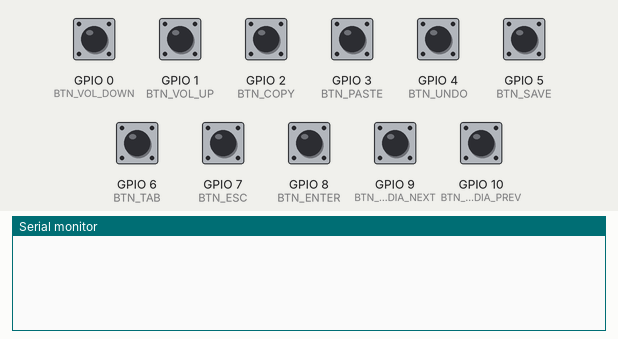
Bench run of a sketch on a simulated ESP32-C3. On the bench: the last lines printed to the serial monitor. Inputs (shaded band) come from the test bench; at power-on: GPIO 0 (BTN_VOL_DOWN), GPIO 1 (BTN_VOL_UP), GPIO 2 (BTN_COPY), GPIO 3 (BTN_PASTE), GPIO 4 (BTN_UNDO), GPIO 5 (BTN_SAVE), GPIO 6 (BTN_TAB), GPIO 7 (BTN_ESC), GPIO 8 (BTN_ENTER), GPIO 9 (BTN_MEDIA_NEXT), GPIO 10 (BTN_MEDIA_PREV) HIGH. USB keyboard and mouse output is not drawn.

Above: at 1.2 s.
1.3 s: GPIO 0 (BTN_VOL_DOWN) pulled LOW for 0.15 s
At 2.5 s:
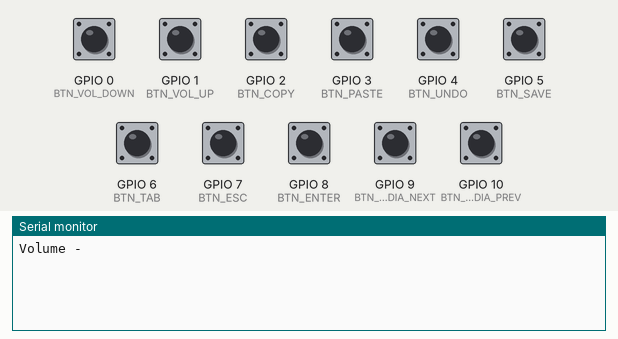
2.9 s: GPIO 2 (BTN_COPY) pulled LOW for 0.15 s
At 3.9 s:
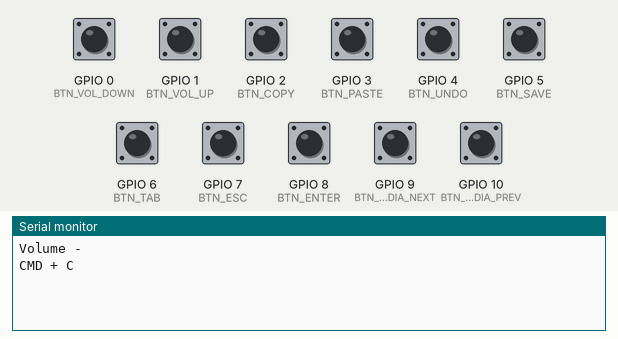
4.5 s: GPIO 3 (BTN_PASTE) pulled LOW for 0.15 s
At 5.2 s:
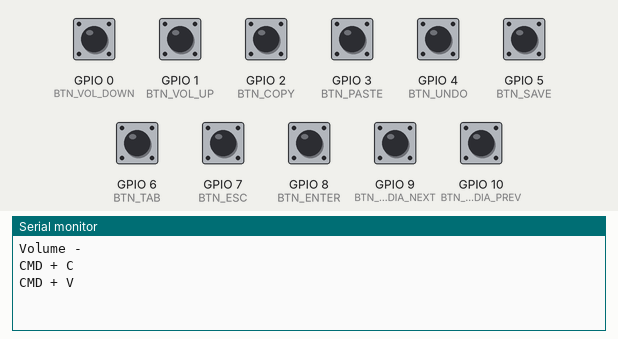
6.1 s: GPIO 4 (BTN_UNDO) pulled LOW for 0.15 s
At 6.4 s:
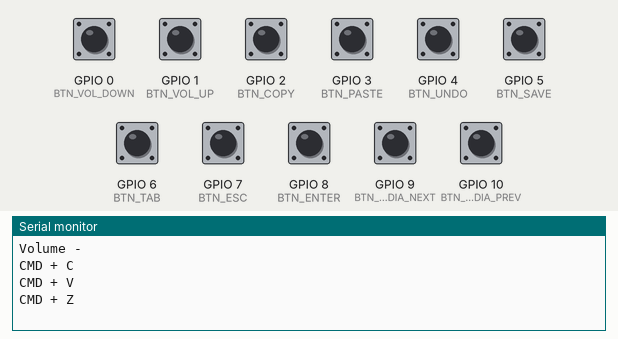
7.7 s: GPIO 5 (BTN_SAVE) pulled LOW for 0.15 s
At 8.8 s:
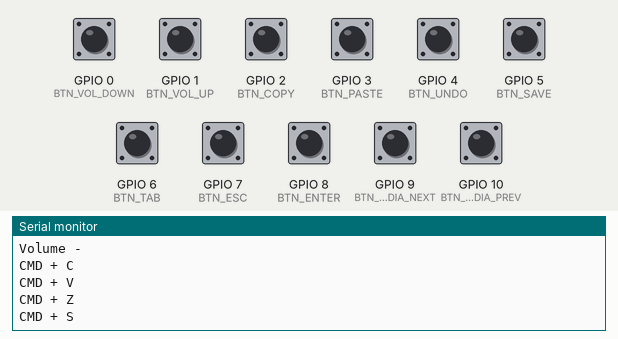
9.3 s: GPIO 6 (BTN_TAB) pulled LOW for 0.15 s
At 10.1 s:
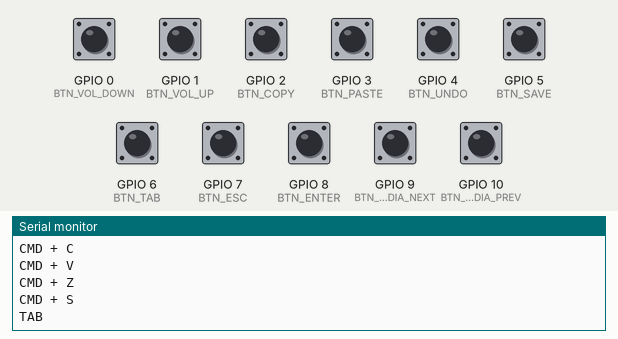

The sketch:

keyboard.ino
```cpp
#include <BleKeyboard.h>

BleKeyboard bleKeyboard("ESP32 C3 Macro", "Ufuk", 100);

// GPIO pins
#define BTN_VOL_DOWN   0   // Ses azalt
#define BTN_VOL_UP      1   // Ses arttır
#define BTN_COPY        2   // CMD + C
#define BTN_PASTE       3   // CMD + V
#define BTN_UNDO        4   // CMD + Z
#define BTN_SAVE        5   // CMD + S
#define BTN_TAB         6   // Tab
#define BTN_ESC         7   // Esc
#define BTN_ENTER       8   // Enter
#define BTN_MEDIA_NEXT  9   // Next track
#define BTN_MEDIA_PREV 10   // Previous track

void setup() {
  Serial.begin(115200);

  pinMode(BTN_VOL_DOWN,   INPUT_PULLUP);
  pinMode(BTN_VOL_UP,     INPUT_PULLUP);
  pinMode(BTN_COPY,       INPUT_PULLUP);
  pinMode(BTN_PASTE,       INPUT_PULLUP);
  pinMode(BTN_UNDO,       INPUT_PULLUP);
  pinMode(BTN_SAVE,       INPUT_PULLUP);
  pinMode(BTN_TAB,        INPUT_PULLUP);
  pinMode(BTN_ESC,        INPUT_PULLUP);
  pinMode(BTN_ENTER,      INPUT_PULLUP);
  pinMode(BTN_MEDIA_NEXT, INPUT_PULLUP);
  pinMode(BTN_MEDIA_PREV, INPUT_PULLUP);

  bleKeyboard.begin();
}

void loop() {

  if (!bleKeyboard.isConnected()) {
    Serial.println("Waiting for connection...");
    delay(500);
    return;
  }

  // 0 - Ses azalt
  if (digitalRead(BTN_VOL_DOWN) == LOW) {
    bleKeyboard.write(KEY_MEDIA_VOLUME_DOWN);
    Serial.println("Volume -");
    delay(300);
  }

  // 1 - Ses arttır
  if (digitalRead(BTN_VOL_UP) == LOW) {
    bleKeyboard.write(KEY_MEDIA_VOLUME_UP);
    Serial.println("Volume +");
    delay(300);
  }

  // 2 - CMD + C
  if (digitalRead(BTN_COPY) == LOW) {
    bleKeyboard.press(KEY_LEFT_GUI);   // ⌘
    bleKeyboard.press('c');
    bleKeyboard.releaseAll();
    Serial.println("CMD + C");
    delay(300);
  }

  // 3 - CMD + V
  if (digitalRead(BTN_PASTE) == LOW) {
    bleKeyboard.press(KEY_LEFT_GUI);   // ⌘
    bleKeyboard.press('v');
    bleKeyboard.releaseAll();
    Serial.println("CMD + V");
    delay(300);
  }

  // 4 - CMD + Z
  if (digitalRead(BTN_UNDO) == LOW) {
    bleKeyboard.press(KEY_LEFT_GUI);   // ⌘
    bleKeyboard.press('z');
    bleKeyboard.releaseAll();
    Serial.println("CMD + Z");
    delay(300);
  }

  // 5 - CMD + S
  if (digitalRead(BTN_SAVE) == LOW) {
    bleKeyboard.press(KEY_LEFT_GUI);   // ⌘
    bleKeyboard.press('s');
    bleKeyboard.releaseAll();
    Serial.println("CMD + S");
    delay(300);
  }

  // 6 - TAB
  if (digitalRead(BTN_TAB) == LOW) {
    bleKeyboard.write(KEY_TAB);
    Serial.println("TAB");
    delay(300);
  }

  // 7 - ESC
  if (digitalRead(BTN_ESC) == LOW) {
    bleKeyboard.write(KEY_ESC);
    Serial.println("ESC");
    delay(300);
  }

  // 8 - ENTER
  if (digitalRead(BTN_ENTER) == LOW) {
    bleKeyboard.write(KEY_RETURN);
    Serial.println("ENTER");
    delay(300);
  }

  // 9 - Next track
  if (digitalRead(BTN_MEDIA_NEXT) == LOW) {
    bleKeyboard.write(KEY_MEDIA_NEXT_TRACK);
    Serial.println("NEXT");
    delay(300);
  }

  // 10 - Previous track
  if (digitalRead(BTN_MEDIA_PREV) == LOW) {
    bleKeyboard.write(KEY_MEDIA_PREVIOUS_TRACK);
    Serial.println("PREVIOUS");
    delay(300);
  }
}
```

Measured:
- after the input at 1.3 s, the serial monitor: prints a new line at once (image 1)
- after the input at 2.9 s, the serial monitor: prints a new line at once (image 2)
- after the input at 4.5 s, the serial monitor: prints a new line at once (image 3)
- after the input at 6.1 s, the serial monitor: prints a new line at once (image 4)
- after the input at 7.7 s, the serial monitor: prints a new line at once (image 5)
- after the input at 9.3 s, the serial monitor: prints a new line at once (image 6)
